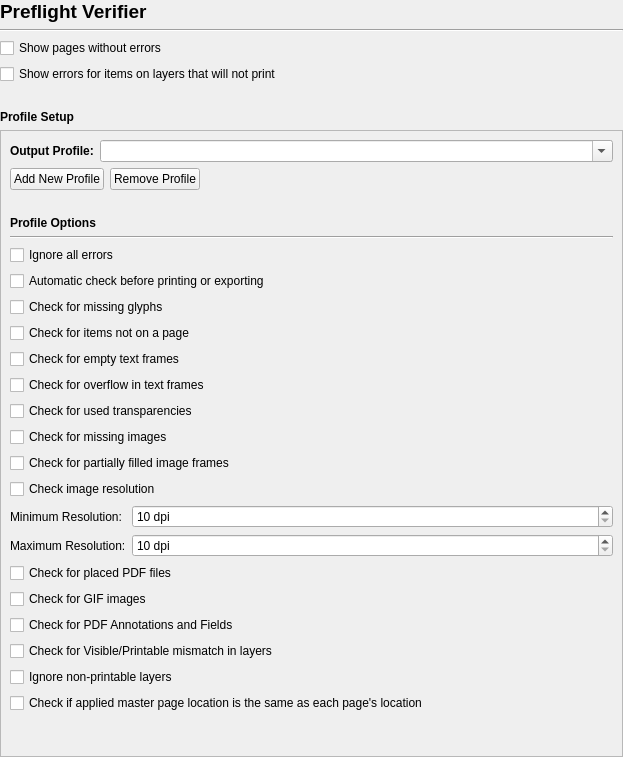
<?xml version="1.0" encoding="UTF-8"?>
<ui version="4.0">
 <class>Prefs_PreflightVerifier</class>
 <widget class="QWidget" name="Prefs_PreflightVerifier">
  <property name="geometry">
   <rect>
    <x>0</x>
    <y>0</y>
    <width>623</width>
    <height>757</height>
   </rect>
  </property>
  <layout class="QVBoxLayout" name="verticalLayout">
   <property name="leftMargin">
    <number>0</number>
   </property>
   <property name="topMargin">
    <number>0</number>
   </property>
   <property name="rightMargin">
    <number>0</number>
   </property>
   <property name="bottomMargin">
    <number>0</number>
   </property>
   <item>
    <widget class="QLabel" name="label">
     <property name="font">
      <font>
       <pointsize>14</pointsize>
       <bold>true</bold>
      </font>
     </property>
     <property name="text">
      <string>Preflight Verifier</string>
     </property>
    </widget>
   </item>
   <item>
    <widget class="Line" name="line">
     <property name="orientation">
      <enum>Qt::Horizontal</enum>
     </property>
    </widget>
   </item>
   <item>
    <widget class="QCheckBox" name="showPagesWithoutErrorsCheckBox">
     <property name="text">
      <string>Show pages without errors</string>
     </property>
    </widget>
   </item>
   <item>
    <widget class="QCheckBox" name="showNonPrintingLayerErrorsCheckBox">
     <property name="text">
      <string>Show errors for items on layers that will not print</string>
     </property>
    </widget>
   </item>
   <item>
    <spacer name="verticalSpacer_3">
     <property name="orientation">
      <enum>Qt::Vertical</enum>
     </property>
     <property name="sizeType">
      <enum>QSizePolicy::Minimum</enum>
     </property>
     <property name="sizeHint" stdset="0">
      <size>
       <width>20</width>
       <height>20</height>
      </size>
     </property>
    </spacer>
   </item>
   <item>
    <widget class="QLabel" name="label_6">
     <property name="font">
      <font>
       <bold>true</bold>
      </font>
     </property>
     <property name="text">
      <string>Profile Setup</string>
     </property>
    </widget>
   </item>
   <item>
    <widget class="QScrollArea" name="scrollArea">
     <property name="widgetResizable">
      <bool>true</bool>
     </property>
     <widget class="QWidget" name="scrollAreaWidgetContents">
      <property name="geometry">
       <rect>
        <x>0</x>
        <y>0</y>
        <width>610</width>
        <height>615</height>
       </rect>
      </property>
      <layout class="QVBoxLayout" name="verticalLayout_2">
       <item>
        <layout class="QFormLayout" name="formLayout">
         <property name="formAlignment">
          <set>Qt::AlignLeading|Qt::AlignLeft|Qt::AlignTop</set>
         </property>
         <item row="0" column="0">
          <widget class="QLabel" name="label_2">
           <property name="font">
            <font>
             <bold>true</bold>
            </font>
           </property>
           <property name="text">
            <string>Output Profile:</string>
           </property>
          </widget>
         </item>
         <item row="0" column="1">
          <widget class="QComboBox" name="currentProfileComboBox">
           <property name="editable">
            <bool>true</bool>
           </property>
          </widget>
         </item>
        </layout>
       </item>
       <item>
        <layout class="QHBoxLayout" name="horizontalLayout">
         <item>
          <widget class="QPushButton" name="addProfilePushButton">
           <property name="text">
            <string>Add New Profile</string>
           </property>
          </widget>
         </item>
         <item>
          <widget class="QPushButton" name="removeProfilePushButton">
           <property name="text">
            <string>Remove Profile</string>
           </property>
          </widget>
         </item>
         <item>
          <spacer name="horizontalSpacer">
           <property name="orientation">
            <enum>Qt::Horizontal</enum>
           </property>
           <property name="sizeHint" stdset="0">
            <size>
             <width>40</width>
             <height>20</height>
            </size>
           </property>
          </spacer>
         </item>
        </layout>
       </item>
       <item>
        <spacer name="verticalSpacer">
         <property name="orientation">
          <enum>Qt::Vertical</enum>
         </property>
         <property name="sizeType">
          <enum>QSizePolicy::Fixed</enum>
         </property>
         <property name="sizeHint" stdset="0">
          <size>
           <width>20</width>
           <height>20</height>
          </size>
         </property>
        </spacer>
       </item>
       <item>
        <widget class="QLabel" name="label_3">
         <property name="font">
          <font>
           <bold>true</bold>
          </font>
         </property>
         <property name="text">
          <string>Profile Options</string>
         </property>
        </widget>
       </item>
       <item>
        <widget class="Line" name="line_2">
         <property name="orientation">
          <enum>Qt::Horizontal</enum>
         </property>
        </widget>
       </item>
       <item>
        <widget class="QCheckBox" name="ignoreAllErrorsCheckBox">
         <property name="text">
          <string>Ignore all errors</string>
         </property>
        </widget>
       </item>
       <item>
        <widget class="QCheckBox" name="autoCheckBeforePrintExportCheckBox">
         <property name="text">
          <string>Automatic check before printing or exporting</string>
         </property>
        </widget>
       </item>
       <item>
        <widget class="QCheckBox" name="checkMissingGlyphsCheckBox">
         <property name="text">
          <string>Check for missing glyphs</string>
         </property>
        </widget>
       </item>
       <item>
        <widget class="QCheckBox" name="checkItemsNotOnAPageCheckBox">
         <property name="text">
          <string>Check for items not on a page</string>
         </property>
        </widget>
       </item>
       <item>
        <widget class="QCheckBox" name="checkEmptyTextFramesCheckBox">
         <property name="text">
          <string>Check for empty text frames</string>
         </property>
        </widget>
       </item>
       <item>
        <widget class="QCheckBox" name="checkTextOverflowCheckBox">
         <property name="text">
          <string>Check for overflow in text frames</string>
         </property>
        </widget>
       </item>
       <item>
        <widget class="QCheckBox" name="checkTransparenciesCheckBox">
         <property name="text">
          <string>Check for used transparencies</string>
         </property>
        </widget>
       </item>
       <item>
        <widget class="QCheckBox" name="checkMissingImagesCheckBox">
         <property name="text">
          <string>Check for missing images</string>
         </property>
        </widget>
       </item>
       <item>
        <widget class="QCheckBox" name="checkPartFilledImageFramesCheckBox">
         <property name="text">
          <string>Check for partially filled image frames</string>
         </property>
        </widget>
       </item>
       <item>
        <widget class="QCheckBox" name="checkImageResolutionCheckBox">
         <property name="text">
          <string>Check image resolution</string>
         </property>
        </widget>
       </item>
       <item>
        <layout class="QFormLayout" name="formLayout_2">
         <property name="formAlignment">
          <set>Qt::AlignLeading|Qt::AlignLeft|Qt::AlignTop</set>
         </property>
         <item row="0" column="0">
          <widget class="QLabel" name="label_4">
           <property name="text">
            <string>Minimum Resolution:</string>
           </property>
          </widget>
         </item>
         <item row="0" column="1">
          <widget class="QSpinBox" name="minimumResolutionSpinBox">
           <property name="suffix">
            <string> dpi</string>
           </property>
           <property name="minimum">
            <number>10</number>
           </property>
           <property name="maximum">
            <number>4800</number>
           </property>
          </widget>
         </item>
         <item row="1" column="1">
          <widget class="QSpinBox" name="maximumResolutionSpinBox">
           <property name="suffix">
            <string> dpi</string>
           </property>
           <property name="minimum">
            <number>10</number>
           </property>
           <property name="maximum">
            <number>4800</number>
           </property>
          </widget>
         </item>
         <item row="1" column="0">
          <widget class="QLabel" name="label_5">
           <property name="text">
            <string>Maximum Resolution:</string>
           </property>
          </widget>
         </item>
        </layout>
       </item>
       <item>
        <widget class="QCheckBox" name="checkPlacedPDFCheckBox">
         <property name="text">
          <string>Check for placed PDF files</string>
         </property>
        </widget>
       </item>
       <item>
        <widget class="QCheckBox" name="checkGIFsCheckBox">
         <property name="text">
          <string>Check for GIF images</string>
         </property>
        </widget>
       </item>
       <item>
        <widget class="QCheckBox" name="checkPDFAnnotFieldsCheckBox">
         <property name="text">
          <string>Check for PDF Annotations and Fields</string>
         </property>
        </widget>
       </item>
       <item>
        <widget class="QCheckBox" name="checkVisiblePrintableLayersCheckBox">
         <property name="text">
          <string>Check for Visible/Printable mismatch in layers</string>
         </property>
        </widget>
       </item>
       <item>
        <widget class="QCheckBox" name="checkNonPrintableLayersCheckBox">
         <property name="text">
          <string>Ignore non-printable layers</string>
         </property>
        </widget>
       </item>
       <item>
        <widget class="QCheckBox" name="checkAppliedMasterPageLocationCheckBox">
         <property name="text">
          <string>Check if applied master page location is the same as each page's location</string>
         </property>
        </widget>
       </item>
       <item>
        <spacer name="verticalSpacer_2">
         <property name="orientation">
          <enum>Qt::Vertical</enum>
         </property>
         <property name="sizeHint" stdset="0">
          <size>
           <width>20</width>
           <height>124</height>
          </size>
         </property>
        </spacer>
       </item>
      </layout>
     </widget>
    </widget>
   </item>
  </layout>
 </widget>
 <resources/>
 <connections/>
</ui>
